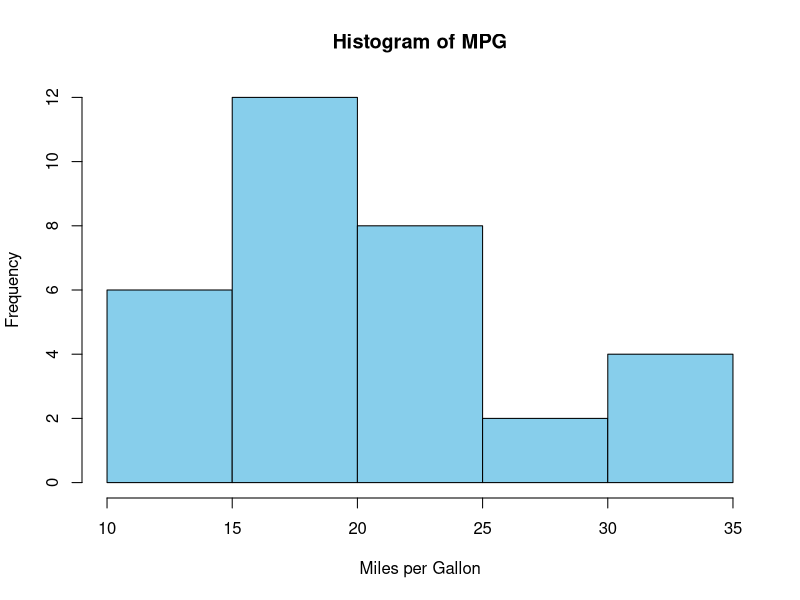
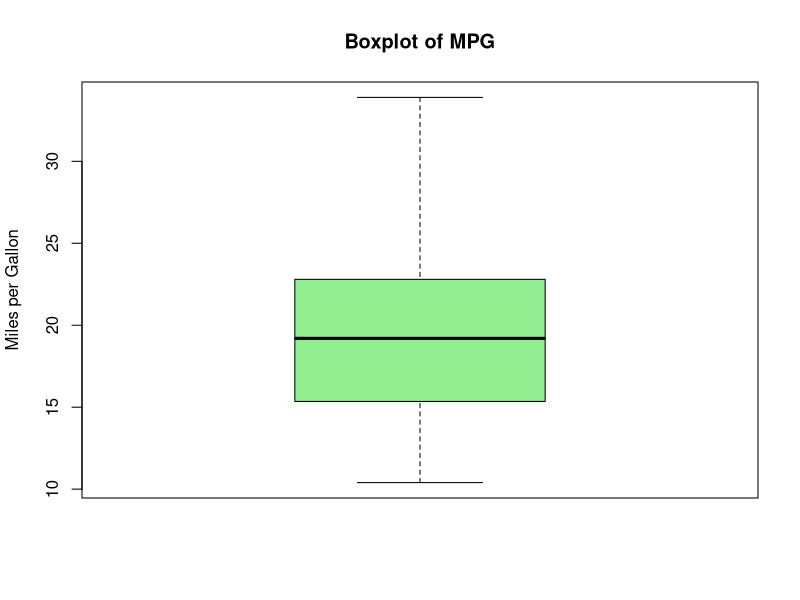
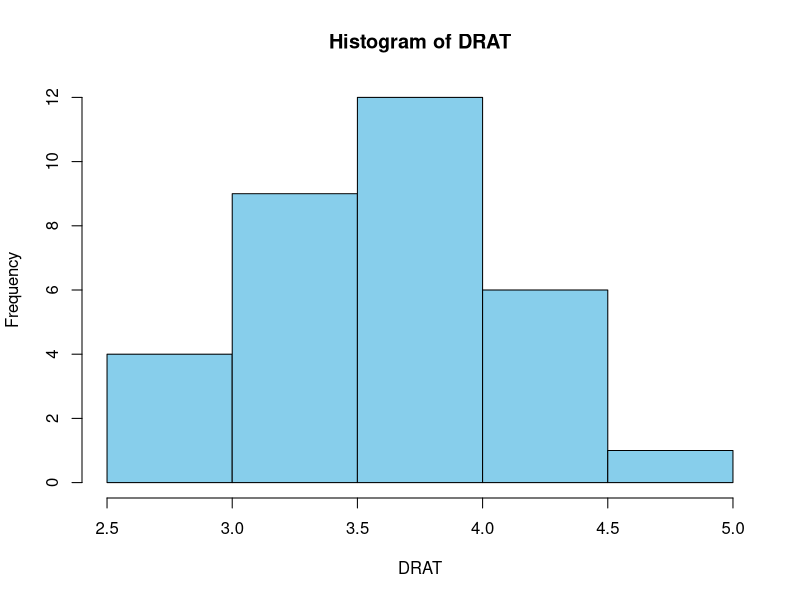
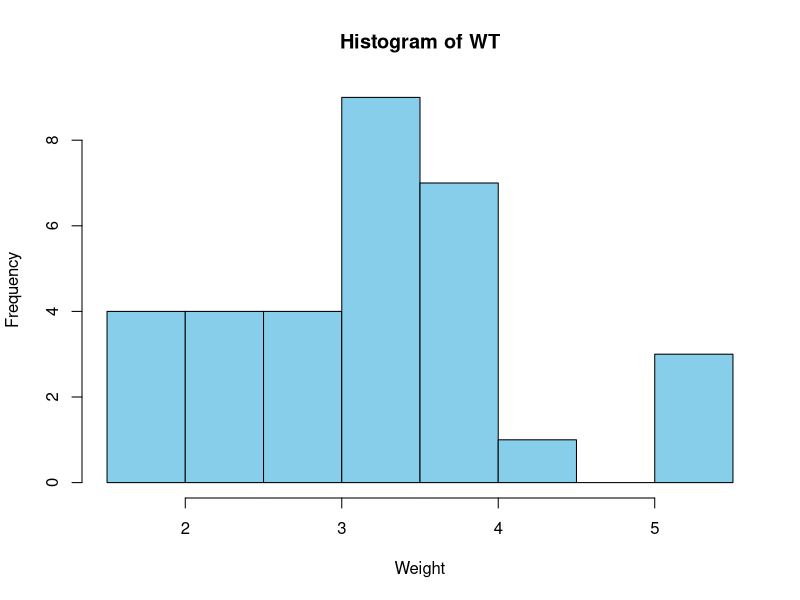
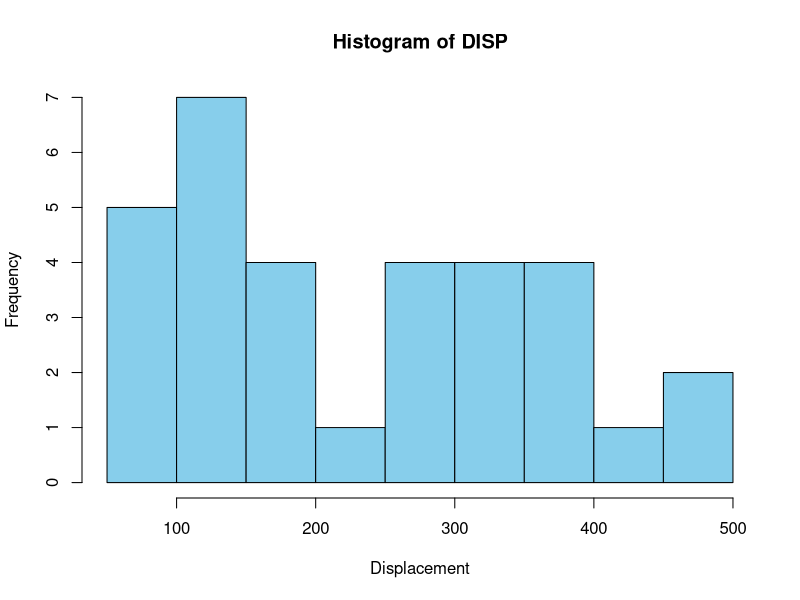
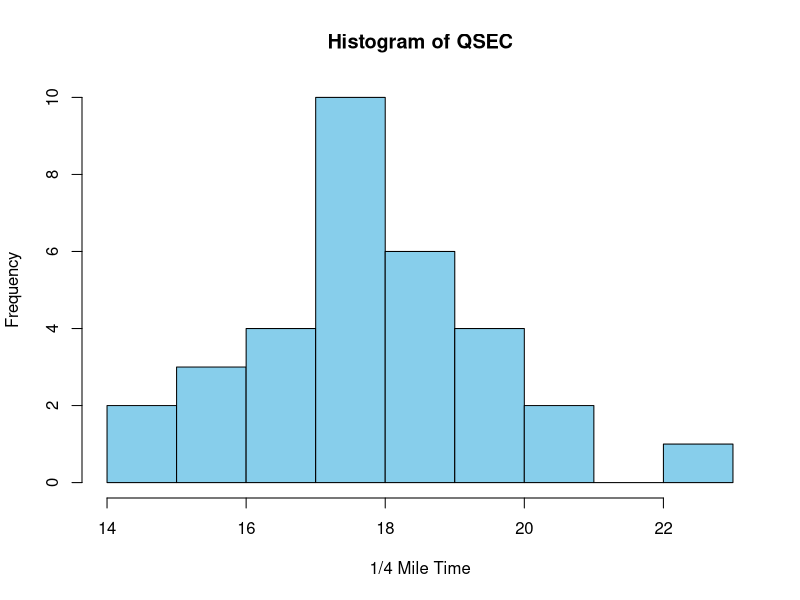
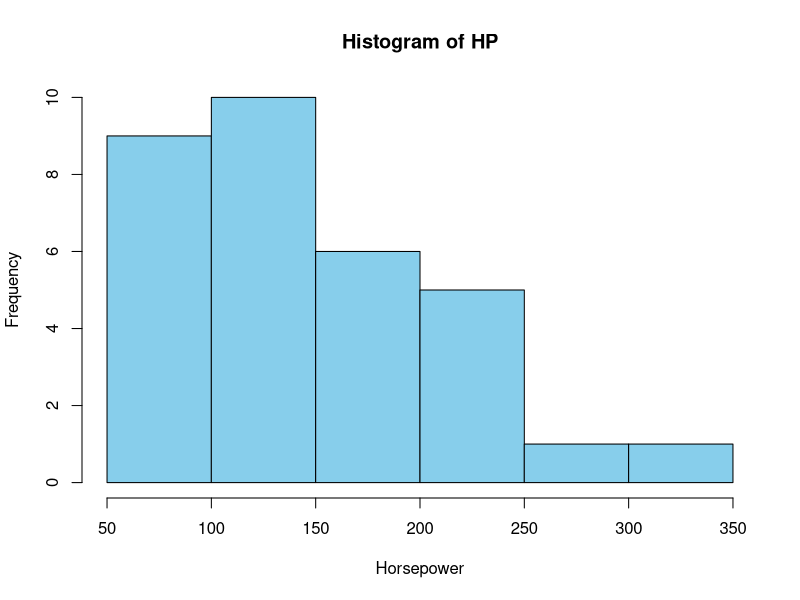
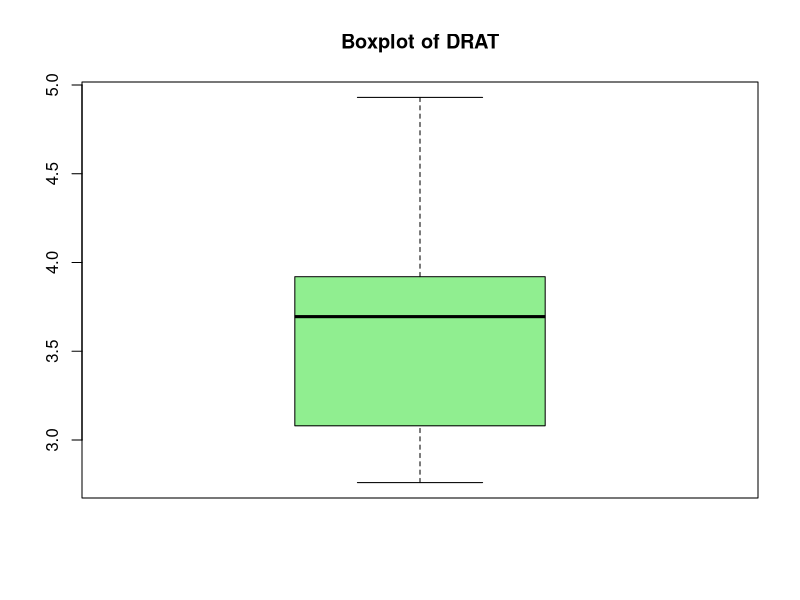

Reproduce these figures in R, in order.
#Load dataset
data(mtcars) #Inbuilt

#Part A: Understanding the Dataset
#1a) Display the first six observations.
head(mtcars)

#b) Display the last six observations.
tail(mtcars)

#c) Determine the number of observations and variables.
# Order is (number of rows, number of columns)
dim(mtcars) #32 rows, 11 columns

#d) Names of all variables
names(mtcars) #Each name is put in quotes

#e) Display the structure of the dataset
#Output:Data type of the dataset
#Data type of each column
#Total number of observations and total variables
#Some observations in each variable
str(mtcars)

#2a) The data type of each variable.
str(mtcars) #all are numerical, data types are written in short form

#b) Which variables should be treated as categorical rather than numerical?
#cyl, gear, vs, am and carb (5)
#Although they are stored as numbers, the values represent groups or categories rather than measurements on a continuous scale.

#c) Convert the appropriate variables into factors.
mtcars$cyl  <- factor(mtcars$cyl)
mtcars$vs   <- factor(mtcars$vs)
mtcars$am   <- factor(mtcars$am)
mtcars$gear <- factor(mtcars$gear)
mtcars$carb <- factor(mtcars$carb)

# Verify the changes
str(mtcars)
    

#Question 3 Perform a quality assessment of the dataset.
#a) Check for missing values.
colSums(is.na(mtcars))#No missing values

#b) Check for duplicated observations.
sum(duplicated(mtcars)) #No duplicates

#c) Determine the number of unique values in each variable.
#unique values=different values that appear in a variable
#not the same as outliers
#function(x) "For every column in mtcars, count the number of unique values.
sapply(mtcars, function(x) length(unique(x)))#No of unique values

#d) Produce a summary of all variables.
#Numerical
#Factor datatype frequency of each category.
#cyl variable:
#14 cars (43.75%) have 8 cylinders.
#11 cars (34.38%) have 4 cylinders.
#7 cars (21.88%) have 6 cylinders.
summary(mtcars)

#Part C: Univariate Analysis
#Question 4 Conduct a univariate analysis for the variable Miles per Gallon (mpg).
#a) Compute the mean, median, mode, variance, and standard deviation.
summary(mtcars$mpg) #mean, median

# Mode
mode_func <- function(x) {
  ux <- unique(x)
  ux[which.max(tabulate(match(x, ux)))]
}

mode_func(mtcars$mpg)

# Variance
var(mtcars$mpg)

# Standard Deviation
sd(mtcars$mpg)

#b) Calculate the minimum, maximum, range, and interquartile range.
summary(mtcars$mpg) #minimum, maximum

# Range
# overall spread.
range(mtcars$mpg)

# Interquartile Range
#spread of the middle 50% of observations
IQR(mtcars$mpg)

#c) Interpret the results.
#1.Mean
#Average fuel efficiency of all vehicles.

#2Median
#Middle mpg value when arranged in order.
#Mode
#Most frequently occurring mpg value.
#Variance
#Measures variability around the mean.
#Standard Deviation
#Average spread of mpg values around the mean.
#Large SD = more variation among vehicles.
#•	Minimum = lowest fuel efficiency.
#•	Maximum = highest fuel efficiency.
#•	Range = overall spread.
#•	IQR = spread of the middle 50% of observations.

#Question 5 Create suitable visualizations for the variable mpg
#a) Histogram
library(ggplot2)
hist(mtcars$mpg,
     main = "Histogram of MPG",
     xlab = "Miles per Gallon",
     col = "skyblue",
     border = "black")

#Interpretation
#Right skewed
#Look for:Symmetry, Skewness andPeaks (modes)
#If the bars are concentrated on one side with a long tail, the distribution is skewed.

#b) Boxplot
boxplot(mtcars$mpg,
        main = "Boxplot of MPG",
        ylab = "Miles per Gallon",
        col = "lightgreen")

#Interpretation
#The boxplot shows:
# •	Median (center line) 20
#•	Q1 15 and Q3 ~ 24 (box)
#•	Minimum and maximum values
#•	Outliers (points outside whiskers)
#Potential outliers appear as dots beyond whiskers.

#Question 6 Using all numerical variables,
#numerical variables: 
colnames(mtcars)
#drat, am, wt, disp, qsec, hp, vs

#a) Produce histograms - numeric data types only.
str(mtcars)
# drat variable
hist(mtcars$drat,
     main = "Histogram of DRAT",
     xlab = "DRAT",
     col = "skyblue",
     border = "black")


# wt variable
hist(mtcars$wt,
     main = "Histogram of WT",
     xlab = "Weight",
     col = "skyblue",
     border = "black")

# disp variable
hist(mtcars$disp,
     main = "Histogram of DISP",
     xlab = "Displacement",
     col = "skyblue",
     border = "black")

# qsec variable
hist(mtcars$qsec,
     main = "Histogram of QSEC",
     xlab = "1/4 Mile Time",
     col = "skyblue",
     border = "black")

# hp variable
hist(mtcars$hp,
     main = "Histogram of HP",
     xlab = "Horsepower",
     col = "skyblue",
     border = "black")



#Next class presentation!
#4 histograms in one Cartesian plane

#b) Produce boxplots.
# drat variable
boxplot(mtcars$drat,
        main = "Boxplot of DRAT",
        col = "lightgreen")

# wt variable
boxplot(mtcars$wt,
        main = "Boxplot of WT",
        col = "lightgreen")

# disp variable
boxplot(mtcars$disp,
        main = "Boxplot of DISP",
        col = "lightgreen")

# qsec variable
boxplot(mtcars$qsec,
        main = "Boxplot of QSEC",
        col = "lightgreen")

# hp variable
boxplot(mtcars$hp,
        main = "Boxplot of HP",
        col = "lightgreen")


#c) Identify variables with skewed distributions.
#d) Identify variables containing potential outliers.

#9, 10not f
